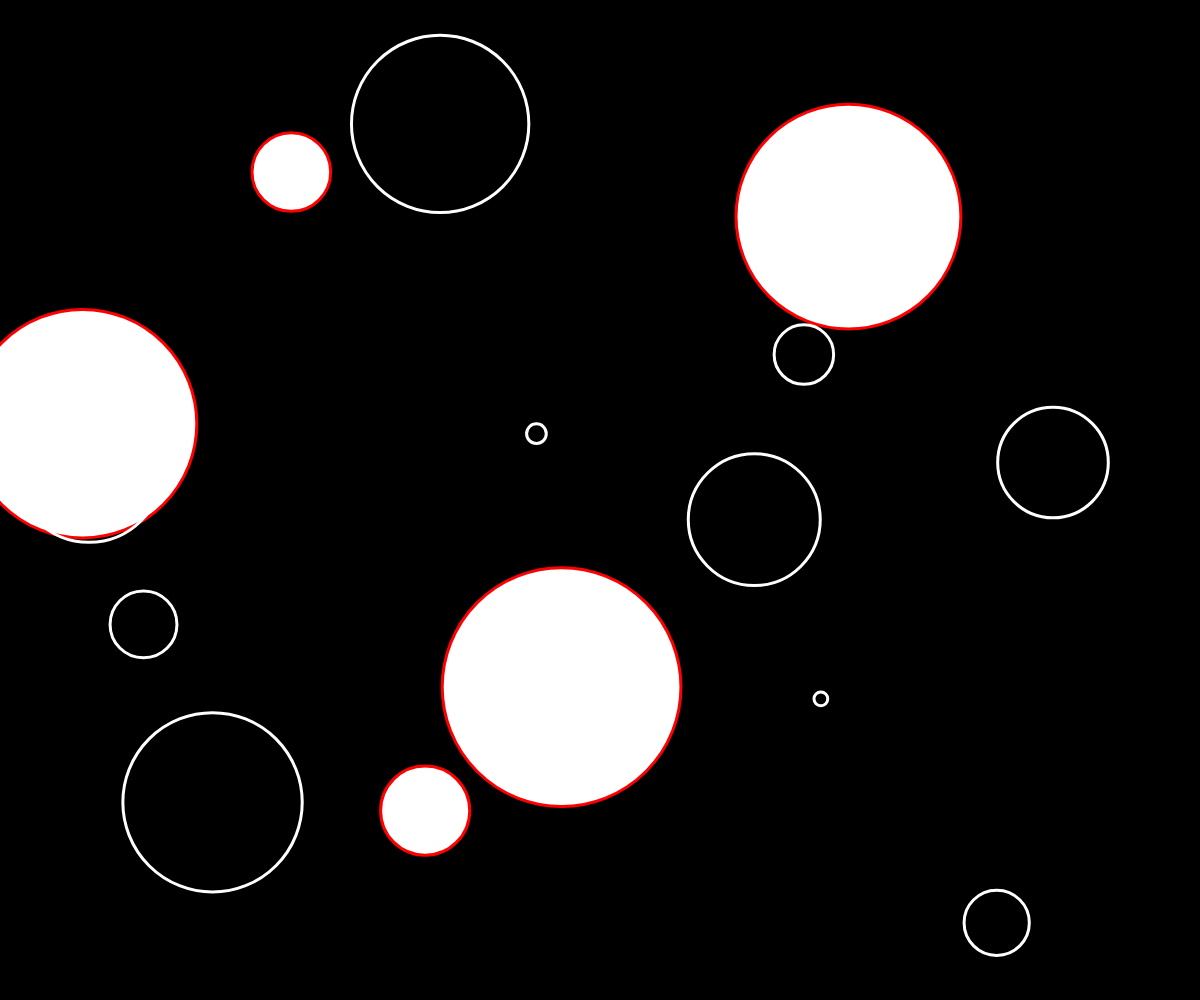
Frame 1 (no input)
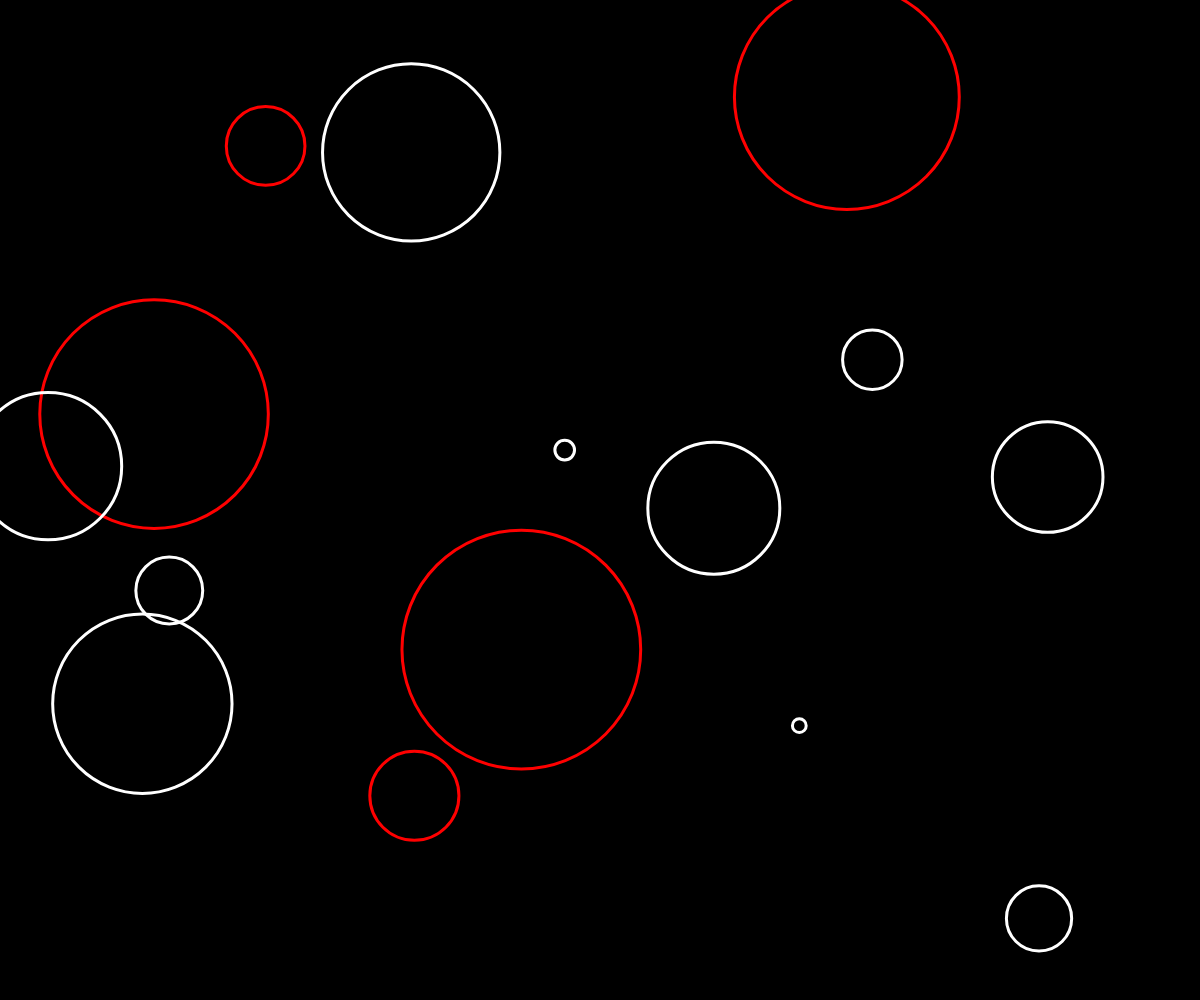
Frame 60 (no input)
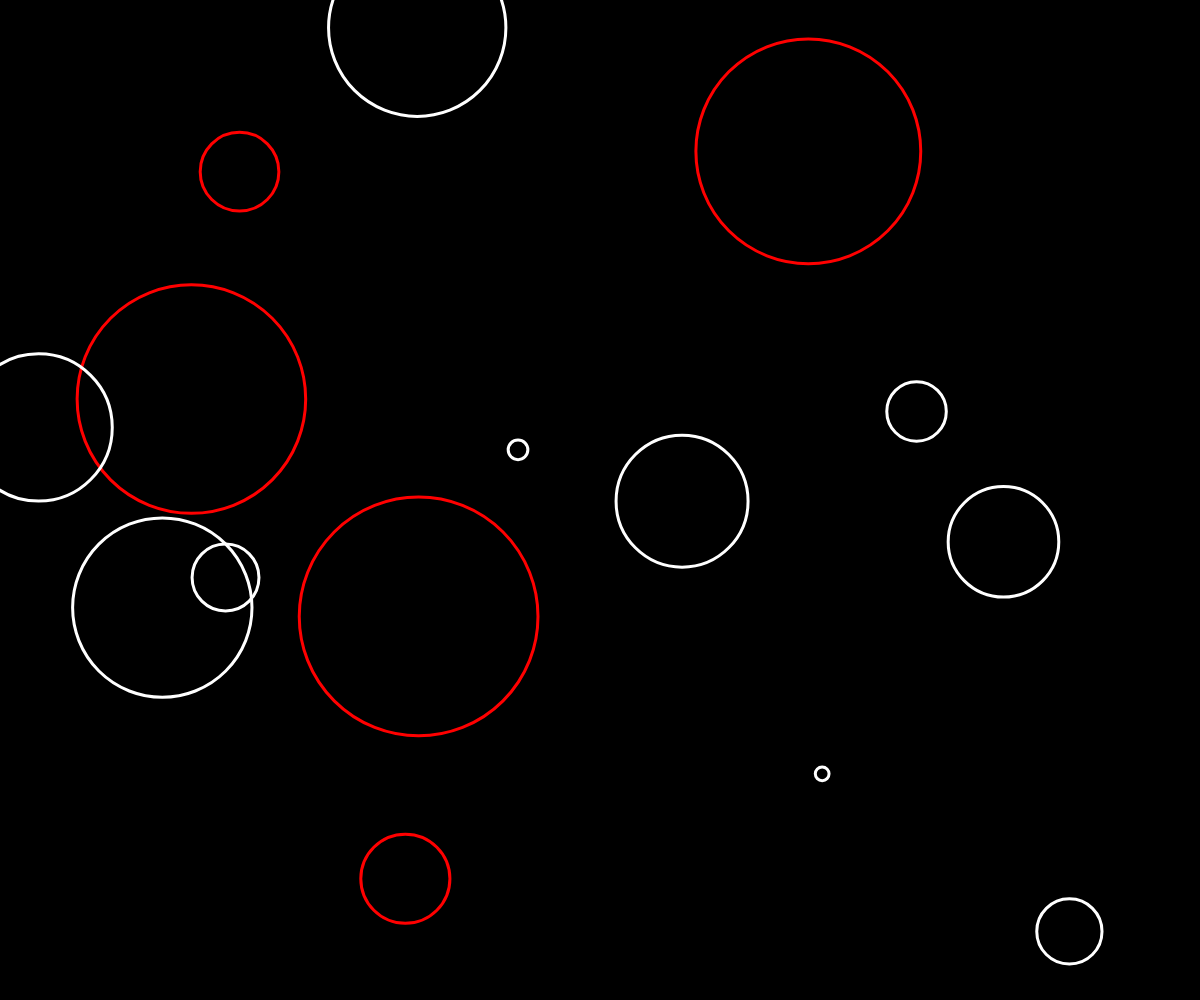
Frame 120 (the mouse pressed at the canvas centre since frame 60)

The p5.js sketch that drew these frames (run headless with seeded random() and noise() and a simulated clock; from frame 60 on, the mouse is pressed at the canvas centre):

// p5.js sketch
// ── sketch.js
//call setup function createCanvas widthxheight pixels
//definte star
let stars = [];
// let starX = 1
// let starY = 1
let redStar = [];
let redSs = 5

function mousePressed(){
  for (let i = 0; i < redSs; i++){
if (redStar[i].clicked()) {
  redStar.splice(i, 1);
}
}
}

function setup(){
createCanvas(windowWidth, windowHeight);
for (let i = 0; i < redSs; i++){
let x2 = random(width);
let y2 = random(height);
let z2 = random(150);
let rStar = new RedStar(x2, y2, z2);
redStar.push(rStar);
}
for (let i = 0; i < 10; i++){
  let x = random(width);
  let y = random(height);
  let z = random(100);
  stars[i] = new Star(x, y, z);
}
//star1 = new Star(100, 200, 50);
//star2 = new Star(200, 100, 100);
//str = new STR(100, 100);
//str1 = new STR(200, 200);
}

function draw(){
  background(0);
  for (let i = 0; i < redStar.length; i++){
redStar[i].move();
redStar[i].show();
}
for (let i = 0; i < stars.length; i++){
  stars[i].move();
  stars[i].show();
}
}

//create redStar class ClassName {
class RedStar {
  constructor(x2, y2, z2) {
    this.x = x2
    this.y = y2
    this.z = z2
  }

  //function to enable random movement of object 10 pixels up or down x and  y
  move(){
  this.x = this.x + random( -10, 10 );
  this.y = this.y + random( -10, 10 );
}

//function to check distance from center of circle to mouse pointer, if it is less than the radius of the circle 'this.z' then the pointer is in side the circle and the message is sent to conosle.log
  clicked(){
    let d = dist(mouseX, mouseY, this.x, this.y);
    if ( d < this.z ) {
    return true;
  } else {
    return false;
  }
}
  show(){
  stroke("Red");
  strokeWeight(3);
  ellipse(this.x, this.y, this.z*2);
  }
}

//create "Star" class

class Star {
  //constructor function
  constructor(x, y, z){
    this.x = x
    this.y = y
    this.z = z
}

move(){
this.x = this.x + random( -10, 10 );
this.y = this.y + random( -10, 10 );
}

// clicked(){
//   let d = dist(mouseX, mouseY, this.x, this.y);
//   if ( d < this.z ) {
//     console.log("CLICKED ON CIRCLE");
//   }
// }

show(){
stroke(255);
strokeWeight(3);
noFill();
ellipse(this.x, this.y, this.z*2);
}
}

// class STR {
//   constructor(starX, starY){
//     this.x = starX
//     this.y = starY
//   }
//
//   star(){
//     line(this.x, this.y, this.x, this.y - 30);
//     line(this.x + 10, this.y, this.x + 10, this.y - 30);
//     line(this.x + 20, this.y, this.x + 20, this.y - 30);
//     line(this.x, this.y - 40, this.x, this.y - 70);
//     line(this.x +10, this.y - 40, this.x +10, this.y - 70);
//     line(this.x + 20, this.y - 40, this.x + 20, this.y - 70);
//     line(this.x, this.y, this.x + 10, this.y + 10);
//     line(this.x +10, this.y +10, this.x +20, this.y);
//     line(this.x , this.y - 30, this.x + 10, this.y - 40);
//     line(this.x + 10, this.y - 30, this.x + 20, this.y - 40);
//     line(this.x, this.y - 40, this.x + 5, this.y - 35);
//     line(this.x + 15, this.y - 35, this.x +20, this.y - 30);
//     line(this.x, this.y - 70, this.x + 10, this.y - 80);
//     line(this.x + 10, this.y - 80, this.x + 20, this.y - 70);
//   }
// }
